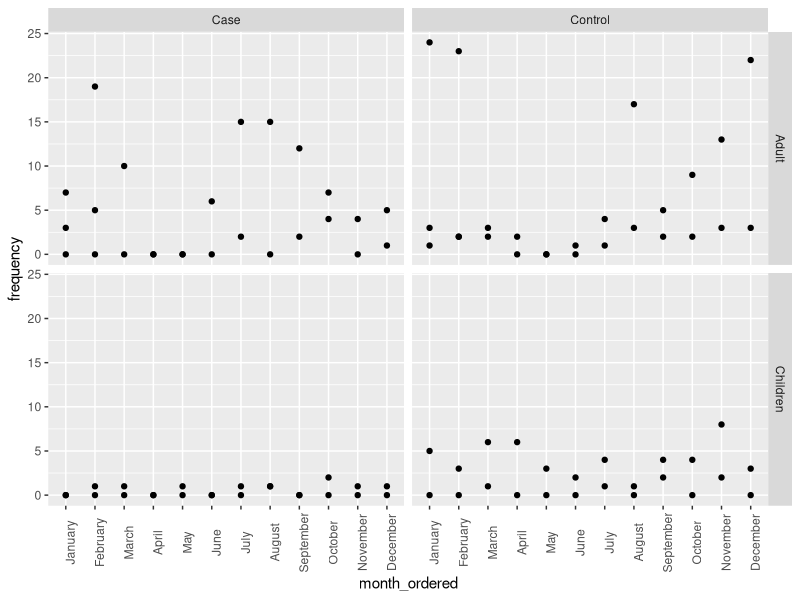
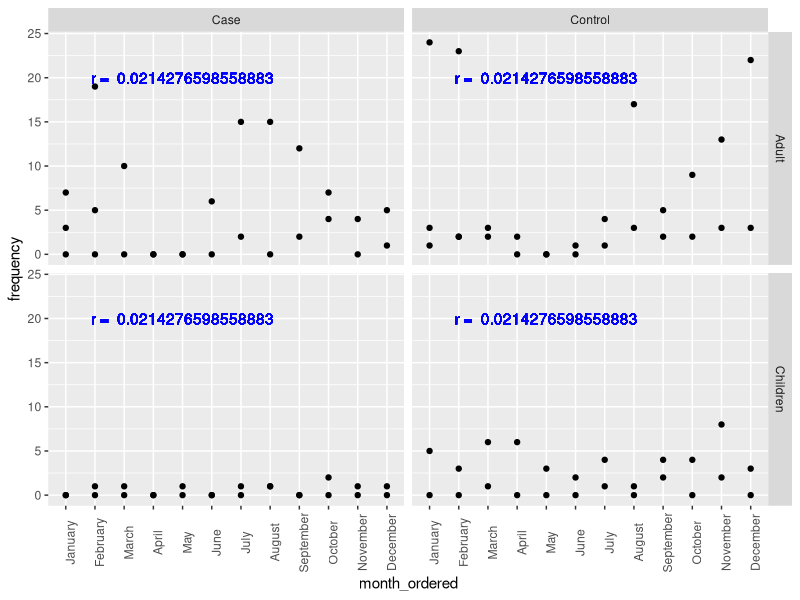
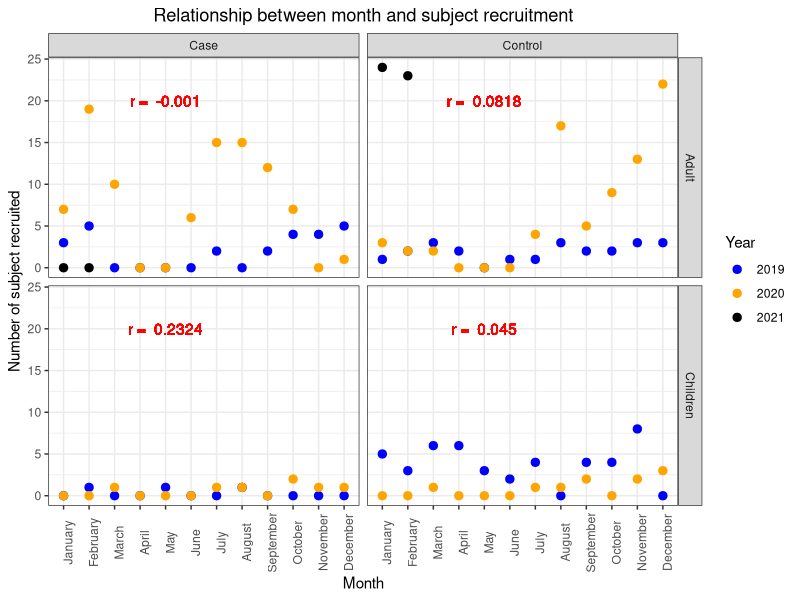
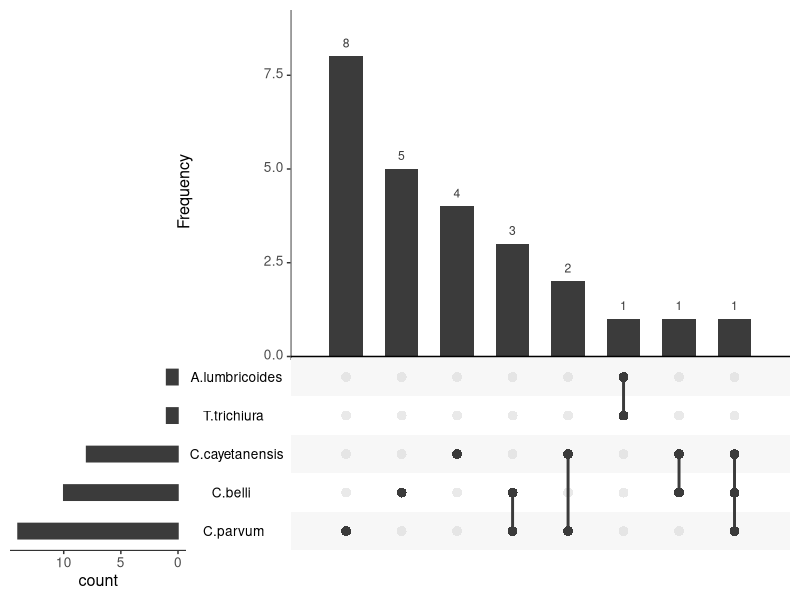
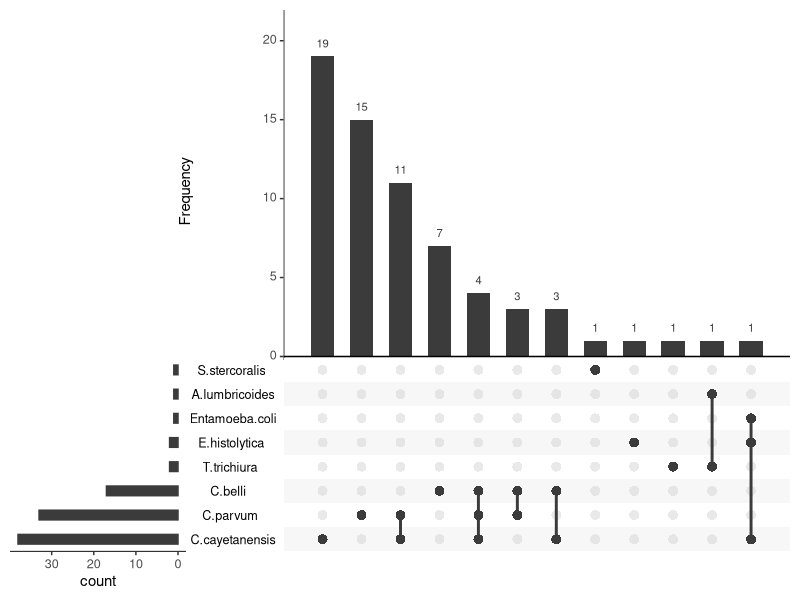
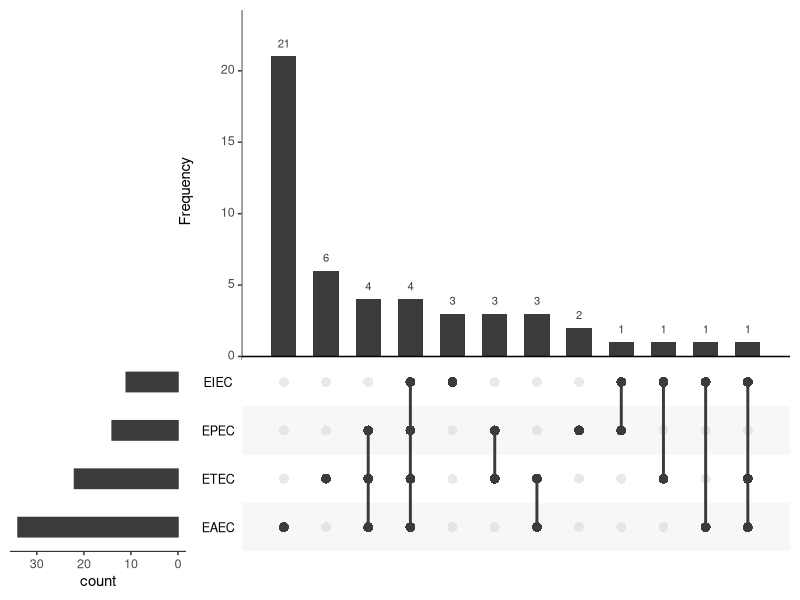
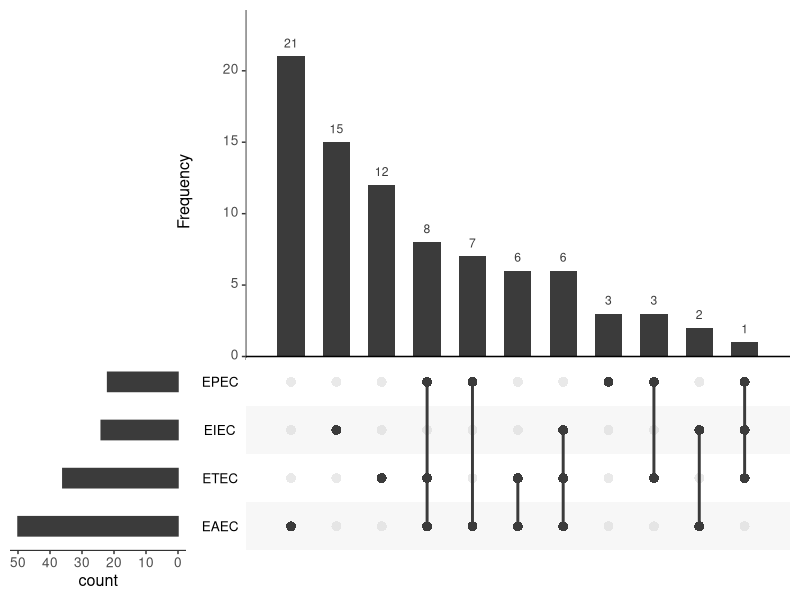
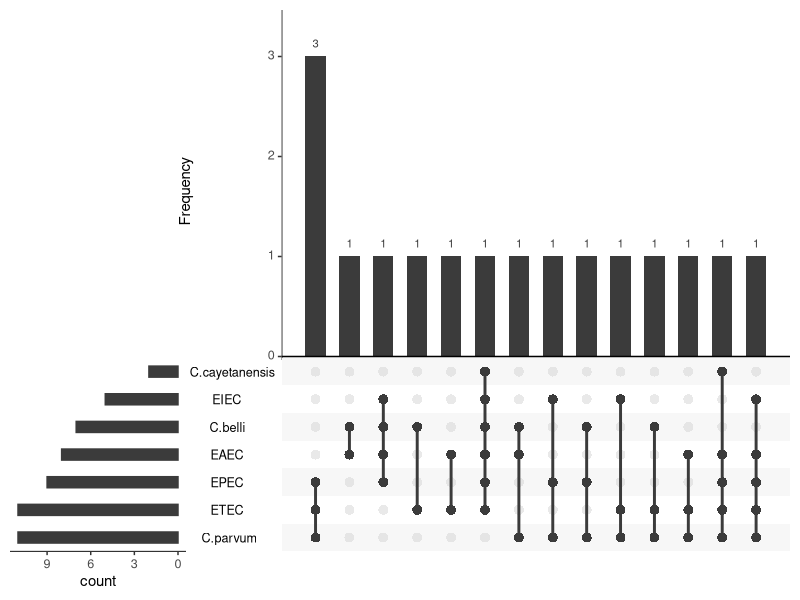

These figures' R source, in order:
# load library
library(tidyverse)
library(ggthemes)
library(UpSetR)
library(readxl)
library(gridExtra)
# import data==================================================================
getwd()
data <- read_excel("Niyi_analysis/data/Niyi_tidy_data.xlsx", sheet = 1)

# view data====================================================================

data
glimpse(data)

# data visualisation============================================================

data <- data %>% mutate(month_ordered = reorder(month, month_numeric))
glimpse(data)

data %>% ggplot(aes(x = month_ordered, y = frequency)) +
  geom_point() +
  facet_grid(subject~group) +
  theme(axis.text.x = element_text(angle = 90))


#statistical analysis: Corr plot==============================================

# this code is not correct
data %>% mutate(r = cor(frequency, month_numeric)) %>% 
  ggplot(aes(x = month_ordered, y = frequency)) +
  geom_point() +
  facet_grid(subject~group) +
  geom_text(aes(x = 5, y = 20, label= paste("r = ", r)), col = "blue")+
  theme(axis.text.x = element_text(angle = 90))
#===============================================================================

# so i wrote this instead:
corr_data <- data %>% 
  group_by(subject,group) %>% 
  mutate(r = cor(frequency, month_numeric)) %>% 
  ungroup() 

#==============================================================================
options(digits = 4)
corr_data %>% 
  ggplot(aes(x = month_ordered, y = frequency, colour = factor(year))) +
  geom_point(size = 2.5) +
  facet_grid(subject~group) +
  geom_text(aes(x = 5, y = 20, label= paste("r = ", round(r, 4))), col = "red")+
  xlab("Month")+
  ylab("Number of subject recruited")+
  ggtitle("Relationship between month and subject recruitment") +
  theme_bw() +
  labs(color = "Year")+
  scale_color_manual(values= c("blue", "orange", "black"))+
  theme(axis.text.x = element_text(angle = 90),
        plot.title = element_text(hjust=0.5))    

#==============================================================================

#========================Upsett Plot==============================================
#1.

parasite_detection_case <- read_excel("Niyi_analysis/data/HD dataset for plots.xlsx", sheet = 3)

glimpse(parasite_detection_case)

parasite_detection_case

input_1 <- c(C.parvum = 8,
             C.belli = 5,
             C.cayetanensis = 4,
             A.lumbricoides = 0,
             T.trichiura = 0,
             "A.lumbricoides&T.trichiura" = 1,
             "C.parvum&C.cayetanensis" = 2,
             "C.parvum&C.belli" = 3,
             "C.belli&C.cayetanensis" = 1,
             "C.parvum&C.belli&C.cayetanensis" = 1)


upset(fromExpression(input_1), 
      nintersects = 10, 
      nsets = 5, 
      order.by = "freq", 
      decreasing = T,
      mb.ratio = c(0.6, 0.4),
      number.angles = 0, 
      text.scale = 1.4, 
      point.size = 3.0, 
      line.size = 1,
      mainbar.y.label = "Frequency",
      sets.x.label = "count")

#2. 

parasite_detection_control <- read_excel("Niyi_analysis/data/HD dataset for plots.xlsx", sheet = 4)

glimpse(parasite_detection_control)

parasite_detection_control

input_2<- c(C.parvum = 15,
            S.stercoralis = 1,
            E.histolytica = 1,
            C.belli = 7,
            C.cayetanensis = 19,
            A.lumbricoides = 0,
            T.trichiura = 1,
            Entamoeba.coli = 0,
            "A.lumbricoides&T.trichiura" = 1,
            "C.parvum&C.cayetanensis" = 11,
            "C.parvum&C.belli" = 3,
            "C.belli&C.cayetanensis" = 3,
            "E.histolytica&Entamoeba.coli&C.cayetanensis" = 1,
            "C.parvum&C.belli&C.cayetanensis" = 4)


upset(fromExpression(input_2), 
      nintersects = 14, 
      nsets = 8, 
      order.by = "freq", 
      decreasing = T,
      mb.ratio = c(0.6, 0.4),
      number.angles = 0, 
      text.scale = 1.3, 
      point.size = 3.0, 
      line.size = 1,
      mainbar.y.label = "Frequency",
      sets.x.label = "count")

#3.

DEC_case <- read_excel("Niyi_analysis/data/HD dataset for plots.xlsx", sheet = 5)

glimpse(DEC_case)

DEC_case

input_3<- c(EAEC= 21,
            EIEC = 3,
            EPEC = 2,
            ETEC = 6,
            "EIEC&ETEC" = 1,
            "EIEC&EAEC" = 1,
            "EPEC&ETEC" = 3,
            "EPEC&EIEC" = 1,
            "ETEC&EAEC" = 3,
            "EPEC&ETEC&EAEC" = 4,
            "EAEC&EIEC&ETEC" = 1,
            "EAEC&EIEC&EPEC&ETEC" = 4)


upset(fromExpression(input_3), 
      nintersects = 12, 
      nsets = 4, 
      order.by = "freq", 
      decreasing = T,
      mb.ratio = c(0.6, 0.4),
      number.angles = 0, 
      text.scale = 1.3, 
      point.size = 3.0, 
      line.size = 1,
      mainbar.y.label = "Frequency",
      sets.x.label = "count")

#4. 

DEC_control <- read_excel("Niyi_analysis/data/HD dataset for plots.xlsx", sheet = 6)

glimpse(DEC_control)

DEC_control

input_4<- c(EAEC= 21,
            EIEC = 8,
            EPEC = 3,
            ETEC = 12,
            "EAEC&EIEC" = 2,
            "EAEC&EPEC" = 7,
            "EAEC&ETEC" = 6,
            "EIEC&STEC" = 7,
            "EPEC&ETEC" = 3,
            "EAEC&EIEC&ETEC" = 6,
            "EAEC&EPEC&ETEC" = 8,
            "EPEC&EIEC&ETEC" = 1)


upset(fromExpression(input_4), 
      nintersects = 12, 
      nsets = 4, 
      order.by = "freq", 
      decreasing = T,
      mb.ratio = c(0.6, 0.4),
      number.angles = 0, 
      text.scale = 1.4, 
      point.size = 3.0, 
      line.size = 1,
      mainbar.y.label = "Frequency",
      sets.x.label = "count")

#5.
bact_para_coinfection_case <- read_excel("Niyi_analysis/data/HD dataset for plots.xlsx", sheet = 7)

glimpse(bact_para_coinfection_case)

bact_para_coinfection_case


input_5<- c(EAEC= 0,
            EIEC = 0,
            EPEC = 0,
            ETEC = 0,
            C.parvum = 0,
            C.belli = 0,
            C.cayetanensis = 0,
            "C.belli&EAEC" = 1,
            "C.belli&ETEC"= 1,
            "C.belli&C.parvum&ETEC" = 1,
            "C.belli&C.parvum&EPEC" = 1,
            "C.belli&C.parvum&EAEC" = 1,
            "C.parvum&ETEC&EPEC" = 3,
            "C.parvum&EPEC&EIEC" = 1,
            "C.parvum&ETEC&EAEC" = 1,
            "C.parvum&ETEC&EIEC" = 1,
            "C.cayetanesis&ETEC&EAEC" = 1,
            "C.belli&EAEC&EPEC&EIEC" = 1,
            "C.parvum&EAEC&EIEC&EPEC&ETEC" = 1,
            "C.parvum&C.cayetanensis&EAEC&EPEC&ETEC" = 1,
            "C.belli&C.cayetanensis&EAEC&EPEC&EIEC&ETEC" = 1)


upset(fromExpression(input_5), 
      nintersects = 21, 
      nsets = 7, 
      order.by = "freq", 
      decreasing = T,
      mb.ratio = c(0.6, 0.4),
      number.angles = 0, 
      text.scale = 1.3, 
      point.size = 3.0, 
      line.size = 1,
      mainbar.y.label = "Frequency",
      sets.x.label = "count")

# 6.
bact_para_coinfection_control <- read_excel("Niyi_analysis/data/HD dataset for plots.xlsx", sheet = 8)

glimpse(bact_para_coinfection_control)

head(bact_para_coinfection_control, 20)


input_6<- c(EAEC= 0,
            EIEC = 0,
            EPEC = 0,
            ETEC = 0,
            C.parvum = 0,
            C.belli = 0,
            C.cayetanensis = 0,
            E.histolytica = 0,
            Entamoeba.coli = 0,
            "C.parvum&EAEC" = 3,
            "C.parvum&EIEC" = 1,
            "C.parvum&ETEC" = 1,
            "C.cayetanensis&ETEC" = 6,
            "C.cayetanensis&EPEC" = 1,
            "C.belli&EAEC" = 1,
            "C.parvum&EIEC&ETEC" = 2,
            "C.parvum&EAEC&ETEC" = 3,
            "C.parvum&C.cayetanensis&EIEC" = 1,
            "C.parvum&C.cayetanensis&EAEC" = 1,
            "C.parvum&C.belli&EAEC" = 1,
            "C.belli&EAEC&EPEC" = 1,
            "C.belli&EIEC&ETEC" = 1,
            "C.belli&C.cayetanensis&EPEC" = 1,
            "C.belli&C.cayetanensis&EAEC" = 1,
            "C.cayetanensis&EAEC&EIEC"  = 1,
            "C.cayetanensis&EIEC&ETEC"  = 1,
            "C.cayetanensis&EAEC&EPEC" = 1,
            "E.histolytica&EAEC&ETEC"   = 1,
            "C.parvum&C.belli&EAEC&EPEC"  = 1 )


upset(fromExpression(input_6), 
      nintersects = 30, 
      nsets = 9, 
      order.by = "freq", 
      decreasing = T,
      mb.ratio = c(0.6, 0.4),
      number.angles = 0, 
      text.scale = 1.3, 
      point.size = 3.0, 
      line.size = 1,
      mainbar.y.label = "Frequency",
      sets.x.label = "count")


##---------------------------------------------------------------------------


##. This code was written to recalculate correlation 


# Relationship between month and subject recruitment for adults
data %>% filter(subject=="Adult") %>% 
  group_by(group) %>% 
  mutate(r = cor(frequency, month_numeric)) %>% 
  ungroup() %>% 
  ggplot(aes(x = month_ordered, y = frequency, colour = factor(year))) +
  geom_point(size = 2.5) +
  facet_grid(~group) +
  geom_text(aes(x = 5, y = 20, label= paste("r = ", round(r, 4))), col = "red")+
  xlab("Month")+
  ylab("Number of subject recruited")+
  ggtitle("Relationship between month and subject recruitment for Adults") +
  theme_bw() +
  labs(color = "Year")+
  scale_color_manual(values= c("blue", "orange", "black"))+
  theme(axis.text.x = element_text(angle = 90),
        plot.title = element_text(hjust=0.5))  



# Relationship between month and subject recruitment for children

data %>% filter(subject=="Children") %>% 
  group_by(group) %>% 
  mutate(r = cor(frequency, month_numeric)) %>% 
  ungroup() %>% 
  ggplot(aes(x = month_ordered, y = frequency, colour = factor(year))) +
  geom_point(size = 2.5) +
  facet_grid(~group) +
  geom_text(aes(x = 5, y = 20, label= paste("r = ", round(r, 4))), col = "red")+
  xlab("Month")+
  ylab("Number of subject recruited")+
  ggtitle("Relationship between month and subject recruitment for Children") +
  theme_bw() +
  labs(color = "Year")+
  scale_color_manual(values= c("blue", "orange", "black"))+
  theme(axis.text.x = element_text(angle = 90),
        plot.title = element_text(hjust=0.5))  
